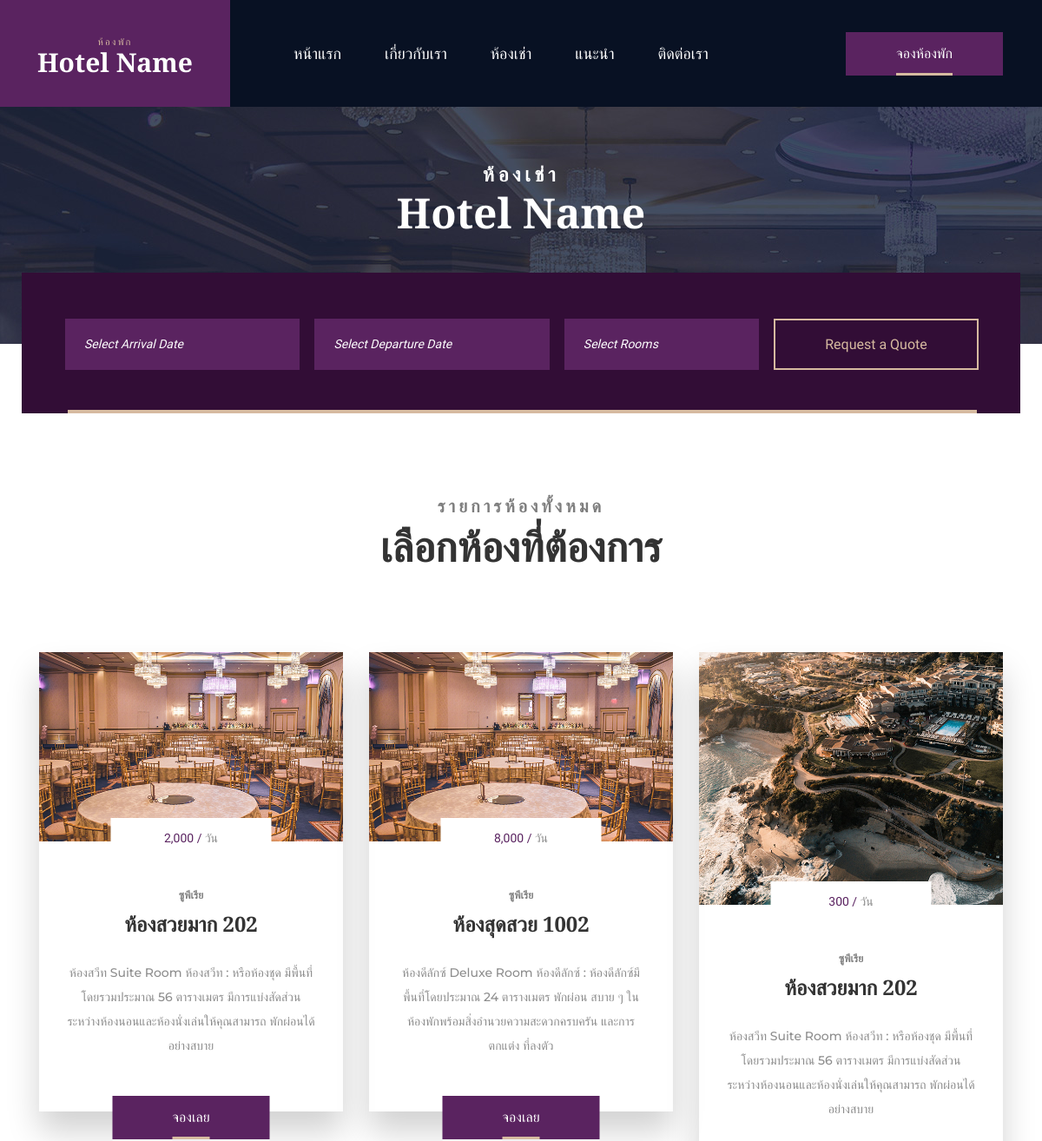
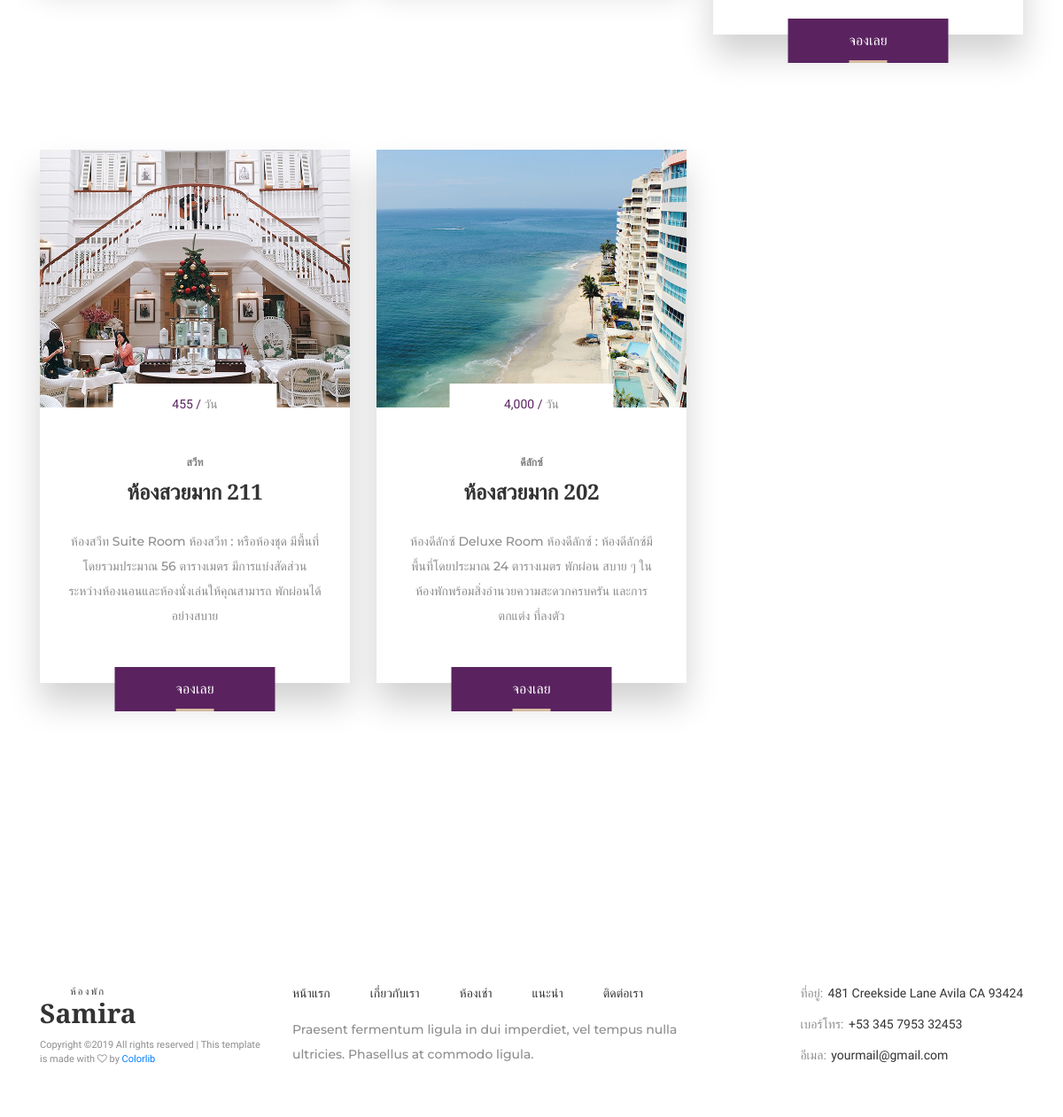
The page /rooms.php on the database its author committed (2 pictures, top to bottom).
### tables this page shows
CREATE TABLE `rooms` (
  `id` int(11) NOT NULL AUTO_INCREMENT,
  `remark` text,
  `price_month` int(11) DEFAULT NULL,
  `price_day` int(11) DEFAULT NULL,
  `detail` text,
  `thumbnail` varchar(200) DEFAULT NULL,
  `floor` int(11) DEFAULT NULL,
  `room_name` varchar(255) DEFAULT NULL,
  `meter_water` int(11) DEFAULT NULL,
  `meter_light` int(11) DEFAULT NULL,
  `type_id` int(11) DEFAULT NULL,
  `status` varchar(255) DEFAULT NULL,
  `count_meter_water` int(11) DEFAULT NULL,
  `count_meter_light` int(11) DEFAULT NULL,
  `updated_at` datetime DEFAULT NULL,
  PRIMARY KEY (`id`)
);

CREATE TABLE `type_room` (
  `id` int(11) NOT NULL AUTO_INCREMENT,
  `name` varchar(100) NOT NULL,
  `price_light` int(11) DEFAULT NULL,
  `price_water` int(11) DEFAULT NULL,
  `created_at` datetime DEFAULT NULL,
  `updated_at` datetime DEFAULT NULL,
  PRIMARY KEY (`id`)
);

### rooms.php (the view, shortened to what this page needs)
<!DOCTYPE html>
<html lang="en">
<head>
<?php include "template/header.php" ?>
<link rel="stylesheet" type="text/css" href="assets/styles/rooms.css">
<link rel="stylesheet" type="text/css" href="assets/styles/rooms_responsive.css">
</head>
<body>
	<?php
		$rooms = sprintf('SELECT * FROM rooms ORDER BY RAND() LIMIT 5');
		$rooms = $con->query($rooms);
	 ?>
<div class="super_container">
	<?php include "template/header-html.php"  ?>
	<div class="home">
		<div style="background-image: url(assets/images/news.jpg)" class="parallax_background parallax-window" data-parallax="scroll" data-image-src="assets/images/rooms.jpg" data-speed="0.8"></div>
		<div class="home_content">
			<div class="home_subtitle">ห้องเช่า</div>
			<div class="home_title"><?php echo __NAME__ ?></div>
		</div>
	</div>
	<div class="search_bar">
		<div class="container">
			<div class="row">
				<div class="col">
					<div class="search_bar_container">
						<form action="#" id="search_bar_form" class="search_bar_form d-flex flex-lg-row flex-column align-items-lg-center align-items-start justify-content-between clearfix">
							<div>
								<select class="search_form_select">
									<option disabled selected>Select Arrival Date</option>
								</select>
							</div>
							<div>
								<select class="search_form_select">
									<option disabled selected>Select Departure Date</option>
								</select>
							</div>
							<div>
								<select class="search_form_select">
									<option disabled selected>Select Rooms</option>
								</select>
							</div>
							<div><button class="search_bar_button">Request a Quote</button></div>
						</form>
					</div>
				</div>
			</div>
		</div>
	</div>
	<div class="rooms">
		<div class="container">
			<div class="row">
				<div class="col">
					<div class="section_title_container text-center">
						<div class="section_subtitle">รายการห้องทั้งหมด</div>
						<div class="section_title"><h2>เลือกห้องที่ต้องการ</h2></div>
					</div>
				</div>
			</div>
			<div class="row room_row">
				<?php while ($room = $rooms->fetch_object()) {?>
				<div class="col-lg-4 room_col magic_up">
					<div class="room">
						<div class="room_image"><img src="backoffice/<?php echo $room->thumbnail ?>" ></div>
						<div class="room_content text-center">
							<div class="room_price"><?php echo number_format($room->price_day , 0) ?> / <span>วัน</span></div>
							<div class="room_type">
								<?php
								$type = $con->query(sprintf("SELECT * FROM type_room WHERE id = '%s'", $room->type_id))->fetch_object();
								echo $type->name;
								 ?>
							</div>
							<div class="room_title"><a href="rooms.html"><?php echo $room->room_name ?></a></div>
							<div class="room_text">
								<p><?php echo $room->detail ?></p>
							</div>
							<a href="room-detail.php?id=<?php echo $room->id ?>" class="button_container room_button"><div class="button text-center"><span>จองเลย</span></div></a>
						</div>
					</div>
				</div>
				<?php } ?>
			</div>
		</div>
	</div>
	<?php include "template/footer.php" ?>
	</body>
	</html>

### template/header.php (shortened to what this page needs)
<link rel="stylesheet" type="text/css" href="assets/styles/bootstrap-4.1.2/bootstrap.min.css">
<link href="assets/plugins/font-awesome-4.7.0/css/font-awesome.min.css" rel="stylesheet" type="text/css">
<link href="assets/plugins/colorbox/colorbox.css" rel="stylesheet" type="text/css">
<link rel="stylesheet" type="text/css" href="assets/plugins/OwlCarousel2-2.2.1/owl.carousel.css">
<link rel="stylesheet" type="text/css" href="assets/plugins/OwlCarousel2-2.2.1/owl.theme.default.css">
<link rel="stylesheet" type="text/css" href="assets/plugins/OwlCarousel2-2.2.1/animate.css">
<link rel="stylesheet" type="text/css" href="assets/styles/main_styles.css">
<link rel="stylesheet" type="text/css" href="assets/styles/responsive.css">

### template/header-html.php (shortened to what this page needs)
<header class="header">
  <div class="header_content">
    <div class="logo_container d-flex flex-column align-items-center justify-content-center">
      <div class="logo">
        <a href="#" class="text-center">
          <div class="logo_subtitle">ห้องพัก</div>
          <div class="logo_title"><?php echo __NAME__ ?></div>
        </a>
      </div>
    </div>
    <div class="container">
      <div class="row">
        <div class="col">
          <div class="header_inner d-flex flex-row align-items-center justify-content-start">
            <nav class="main_nav">
              <ul class="d-flex flex-row align-items-center justify-content-start">
                <li class=""><a href="index.php"><div class="nav_item d-flex flex-column align-items-center justify-content-center"><span>หน้าแรก</span></div></a></li>
                <li><a href="about.php"><div class="nav_item d-flex flex-column align-items-center justify-content-center"><span>เกี่ยวกับเรา</span></div></a></li>
                <li><a href="rooms.php"><div class="nav_item d-flex flex-column align-items-center justify-content-center"><span>ห้องเช่า</span></div></a></li>
                <li><a href="news.php"><div class="nav_item d-flex flex-column align-items-center justify-content-center"><span>แนะนำ</span></div></a></li>
                <li><a href="contact.php"><div class="nav_item d-flex flex-column align-items-center justify-content-center"><span>ติดต่อเรา</span></div></a></li>
              </ul>
            </nav>
            <a href="booking.php" class="button_container header_button ml-auto"><div class="button text-center"><span>จองห้องพัก</span></div></a>
          </div>
        </div>
      </div>
    </div>
  </div>
</header>

### template/footer.php (shortened to what this page needs)
	<footer class="footer">
		<div class="container">
			<div class="row">
				<div class="col-lg-3 footer_col">
					<div class="footer_logo_container">
						<div class="footer_logo">
							<a href="#" class="text-center">
								<div class="footer_logo_subtitle">ห้องพัก</div>
								<div class="footer_logo_title">Samira</div>
							</a>
						</div>
						<div class="copyright">
Copyright &copy;<script>document.write(new Date().getFullYear());</script> All rights reserved | This template is made with <i class="fa fa-heart-o" aria-hidden="true"></i> by <a href="https://colorlib.com" target="_blank">Colorlib</a>
</div>
					</div>
				</div>
				<div class="col-lg-5 footer_col">
					<div class="footer_menu">
						<ul class="d-flex flex-row align-items-start justify-content-start">
							<li><a href="index.html">หน้าแรก</a></li>
							<li><a href="about.html">เกี่ยวกับเรา</a></li>
							<li><a href="rooms.html">ห้องเช่า</a></li>
							<li><a href="news.html">แนะนำ</a></li>
							<li><a href="contact.html">ติดต่อเรา</a></li>
						</ul>
						<div class="footer_menu_text">
							<p>Praesent fermentum ligula in dui imperdiet, vel tempus nulla ultricies. Phasellus at commodo ligula.</p>
						</div>
					</div>
				</div>
				<div class="col-lg-4 footer_col">
					<div class="footer_contact clearfix">
						<div class="footer_contact_content float-lg-right">
							<ul>
								<li>ที่อยู่: <span>481 Creekside Lane Avila CA 93424</span></li>
								<li>เบอร์โทร: <span>+53 345 7953 32453</span></li>
								<li>อีเมล: <span>yourmail@gmail.com</span></li>
							</ul>
						</div>
					</div>
				</div>
			</div>
		</div>
	</footer>
</div>

### assets/styles/responsive.css (style rules this page uses)
@media only screen and (max-width: 1440px) { .header_inner { padding-left: 208px; } }
@media only screen and (max-width: 1280px) { .header_inner { padding-left: 268px; } }
@media only screen and (max-width: 1280px) { .main_nav ul li { padding-left: 25px; padding-right: 25px; } }
@media only screen and (max-width: 1280px) { .home_title { font-size: 72px; } }

### assets/styles/rooms_responsive.css (style rules this page uses)
@media only screen and (max-width: 1440px) { .header_inner { padding-left: 208px; } }
@media only screen and (max-width: 1280px) { .header_inner { padding-left: 268px; } }
@media only screen and (max-width: 1280px) { .main_nav ul li { padding-left: 25px; padding-right: 25px; } }

### template/header.php (style rules this page uses)
body, h2, h3 { font-family: 'Mitr', sans-serif !important; }
.main_nav ul li a div span { font-size: 18px !important; font-weight: 400 !important; }
.section_subtitle { font-size: 20px !important; }
.home_subtitle { font-size: 23px !important; }

### rows shown on the page
rooms: thumbnail (picture), price_day "2,000", type_room.name "ซูพีเรีย", room_name "ห้องสวยมาก 202", detail "ห้องสวีท Suite Room ห้องสวีท : หรือห้องชุด มีพื้นที่โดยรวมประมาณ 56 ตารางเมตร มีการแบ่งสัดส่วนระหว่างห้องนอนและห้องนั่งเล่นให้คุณสามารถ พักผ่อนได้อย่างสบาย"
rooms: thumbnail (picture), price_day "8,000", type_room.name "ซูพีเรีย", room_name "ห้องสุดสวย 1002", detail "ห้องดีลักซ์ Deluxe Room ห้องดีลักซ์ : ห้องดีลักซ์มีพื้นที่โดยประมาณ 24 ตารางเมตร พักผ่อน สบาย ๆ ในห้องพักพร้อมสิ่งอำนวยความสะดวกครบครัน และการตกแต่ง ที่ลงตัว"
rooms: thumbnail (picture), price_day "300", type_room.name "ซูพีเรีย", room_name "ห้องสวยมาก 202", detail "ห้องสวีท Suite Room ห้องสวีท : หรือห้องชุด มีพื้นที่โดยรวมประมาณ 56 ตารางเมตร มีการแบ่งสัดส่วนระหว่างห้องนอนและห้องนั่งเล่นให้คุณสามารถ พักผ่อนได้อย่างสบาย"
rooms: thumbnail (picture), price_day "455", type_room.name "สวีท", room_name "ห้องสวยมาก 211", detail "ห้องสวีท Suite Room ห้องสวีท : หรือห้องชุด มีพื้นที่โดยรวมประมาณ 56 ตารางเมตร มีการแบ่งสัดส่วนระหว่างห้องนอนและห้องนั่งเล่นให้คุณสามารถ พักผ่อนได้อย่างสบาย"
rooms: thumbnail (picture), price_day "4,000", type_room.name "ดีลักซ์", room_name "ห้องสวยมาก 202", detail "ห้องดีลักซ์ Deluxe Room ห้องดีลักซ์ : ห้องดีลักซ์มีพื้นที่โดยประมาณ 24 ตารางเมตร พักผ่อน สบาย ๆ ในห้องพักพร้อมสิ่งอำนวยความสะดวกครบครัน และการตกแต่ง ที่ลงตัว"

### other values the page prints
__NAME__ "Hotel Name"
